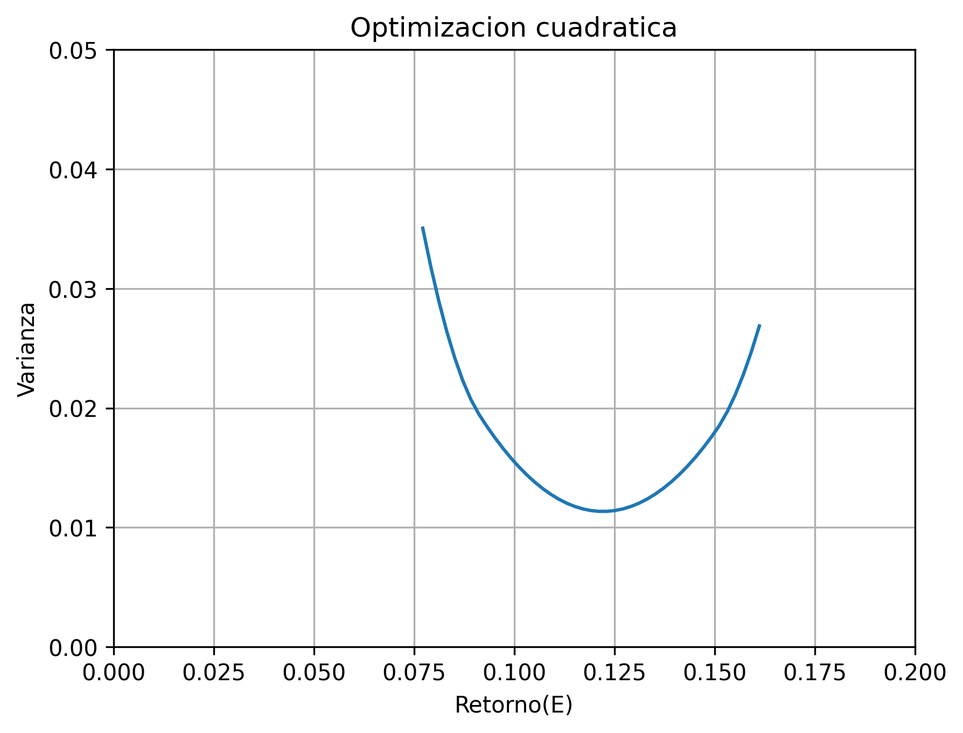
#> input picture src/Optimizacion cuadratica.png, 963 x 733 px, shrunk from 1788 x 1361 before the run
$ python CombinarGraficos.py
#> lines starting #> are read from the running program, lines starting #| are printed output that depends on the picture
#Este archivo es para comparar implementaciones, para ver si el resultado es el mismo,
#y para comparar los graficos de la frontera eficiente, para ver si son iguales
import matplotlib.pyplot as plt
import matplotlib.image as mpimg

#leemos imagenes
img1 = mpimg.imread("Optimizacion cuadratica.png")
#> img1 is the input picture: shape (733, 963, 4) float32; mean R, G, B, A 0.974, 0.975, 0.976, 1
img2 = mpimg.imread("frontera_eficiente.png")
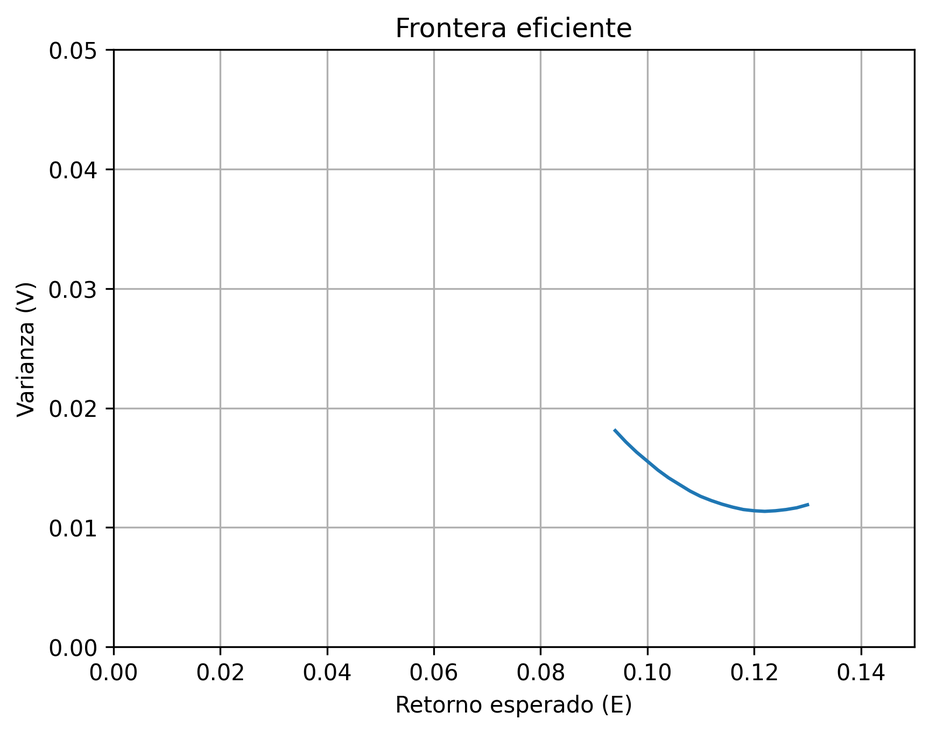
#> input picture src/frontera_eficiente.png, 930 x 733 px, shrunk from 1728 x 1361 before the run
#> img2 is the input picture: shape (733, 930, 4) float32; mean R, G, B, A 0.976, 0.976, 0.976, 1

plt.figure(figsize=(8,6))
#Combinamos
plt.imshow(img1, alpha=1.0)   # imagen base
plt.imshow(img2, alpha=0.5)   # imagen superpuesta con transparencia

plt.axis("off")
plt.show()
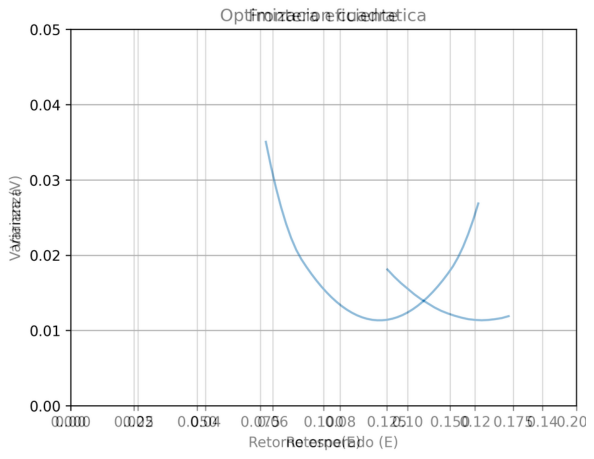
#> figure drawn by matplotlib, 1 panel
